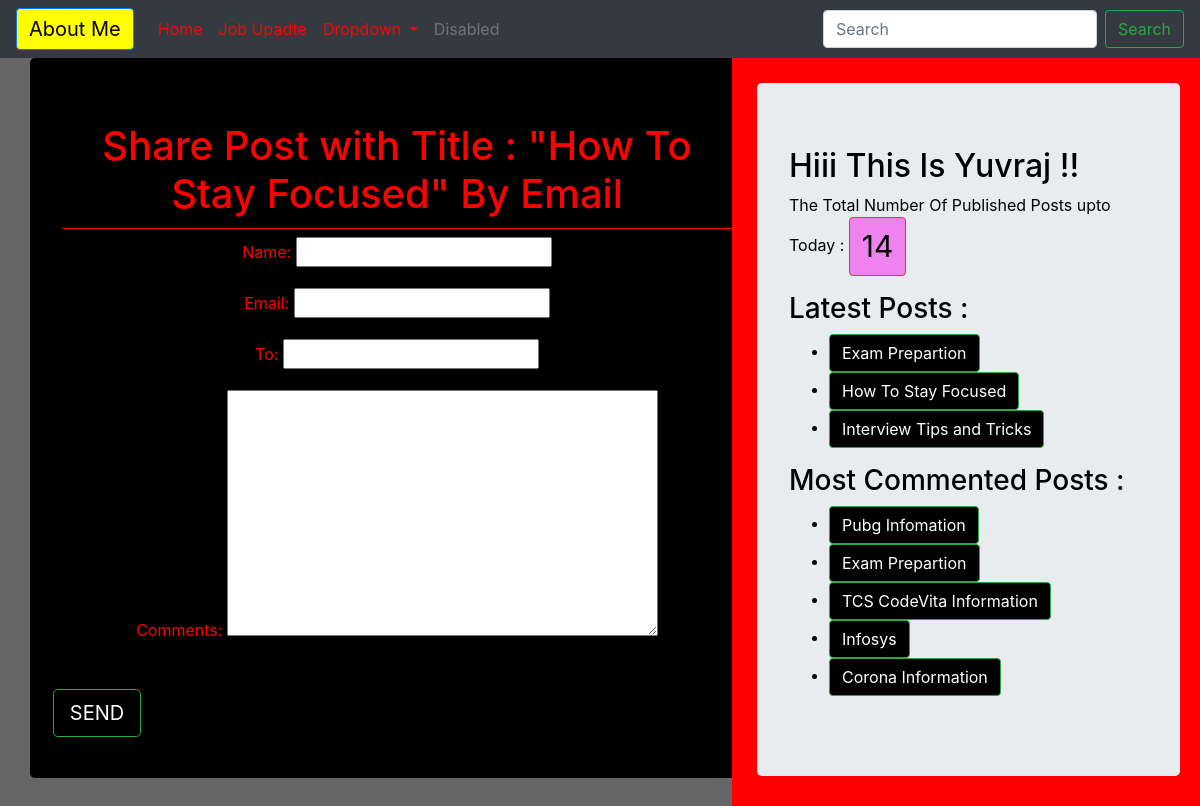
Screenshot of /13/share/ with the database file from the repository.
### blog/models.py (models this page shows, shortened)
class Post(models.Model):
    STATUS_CHOICE=(('draft','Draft'),('published','Published'))
    title=models.CharField(max_length=256)
    slug=models.SlugField(max_length=256,unique_for_date='publish')
    author=models.ForeignKey(User,related_name='blog_post',on_delete=models.CASCADE)
    body=models.TextField()
    publish=models.DateTimeField(default=timezone.now)
    created=models.DateTimeField(auto_now=True)
    updated=models.DateTimeField(auto_now=True)
    status=models.CharField(max_length=10,choices=STATUS_CHOICE,default='draft')
    objects=CustomManager()
    tags=TaggableManager()
    class Meta:
        ordering=('-publish',)
    def get_absolute_url(self):
        return reverse('post_detail',args=[self.publish.year,self.publish.strftime('%m'),
        self.publish.strftime('%d'),self.slug])

### blog/views.py (the view)
# urls.py: re_path('(?P<id>\d+)/share/$',views.mail_send_view),
def mail_send_view(request,id):
    post=get_object_or_404(Post,id=id,status='published')
    send=False
    if request.method=='POST':
        form=EmailSendForm(request.POST)
        if form.is_valid():
            cd=form.cleaned_data
            subject='{} {} recommands you to read "{}"'.format(cd['name'],cd['email'],post.title)
            post_url=request.build_absolute_uri(post.get_absolute_url())
            message='Read Post At : \n {} \n\n \'s Comments : \n {}'.format(post_url,cd['name'],cd['comments'])
            send_mail(subject,message,'yuvraj@blog.com',[cd['to']])
            send=True
    else:
        form=EmailSendForm
    return render(request,'blog/sharebyemail.html',{'form':form,'send':send,'post':post} )

### blog/models.py (called while the page is built)
    def get_queryset(self):
        return super().get_queryset().filter(status='published')

### blog/templatetags/blog_tags.py (called while the page is built)
@register.simple_tag(name='my_tag')
def total_post():
    return Post.objects.count()

@register.inclusion_tag('blog/latest_post.html')
def show_latest_posts():
    latest_post=Post.objects.order_by('-publish')[:3]
    return {'latest_post':latest_post}

@register.simple_tag
def get_most_commented_post(count=5):
    most_commented_post= Post.objects.annotate(total_comments=Count('comments')).order_by('-total_comments')[:count]
    return {'most_commented_post':most_commented_post}

### templates/blog/sharebyemail.html (shortened to what this page needs)
{%extends 'blog/base.html'%}
{%block content_block%}
{%if send%}
    <h1>Email Send SuccessFully</h1>
    <h2>Post with Title : {{post.title}} information Share By Email</h2>
{%else%}
  <center>
  <div class="jumbotron" id="emailtemplate">
    <h1>Share Post with Title : "{{post.title}}" By Email</h1>
    <form  method="post">
      {{form.as_p}}
      <input type="submit" class="btn btn-success btn-lg" value="SEND" id="sendmailbtn">
    </form>
  </div>
{%endif%}
</center>
{%endblock%}

### templates/blog/base.html (shortened to what this page needs)
<!DOCTYPE html>
{%load blog_tags%}
{%load static%}
<html lang="en" dir="ltr">
  <head>
    <link rel="stylesheet" href="https://stackpath.bootstrapcdn.com/bootstrap/4.4.1/css/bootstrap.min.css">
<link rel="stylesheet" href="{%static "/css/blog.css" %}">
  </head>
  <body>
  <nav class="navbar navbar-expand-lg navbar-primary bg-dark ">
  <a class="navbar-brand btn btn-primary" href="#">About Me</a>
  <div class="collapse navbar-collapse" id="navbarSupportedContent">
    <ul class="navbar-nav mr-auto">
      <li class="nav-item active">
        <a class="nav-link" href="#">Home <span class="sr-only">(current)</span></a>
      </li>
      <li class="nav-item">
        <a class="nav-link" href="#">Job Upadte</a>
      </li>
      <li class="nav-item dropdown">
        <a class="nav-link dropdown-toggle" href="#" id="navbarDropdown" role="button" data-toggle="dropdown" aria-haspopup="true" aria-expanded="false">
          Dropdown
        </a>
      </li>
      <li class="nav-item">
        <a class="nav-link disabled" href="#" tabindex="-1" aria-disabled="true">Disabled</a>
      </li>
    </ul>
    <form class="form-inline my-2 my-lg-0">
      <input class="form-control mr-sm-2" type="search" placeholder="Search" aria-label="Search">
      <button class="btn btn-outline-success my-2 my-sm-0" type="submit">Search</button>
    </form>
  </div>
</nav>
{%block sidebar%}
<div class="content">
  <div class="sidebar">
    <div class="jumbotron" >
   <h2>Hiii This Is Yuvraj !!</h2>
   <p>The Total Number Of Published Posts upto Today : <span id ='pcount' class="btn btn-danger">{%my_tag%}</span></p>
   <h3>Latest Posts :</h3>{%show_latest_posts%}
   <h3>Most Commented Posts :</h3>
<div class="Most_Commented_post">
   <ul>
     {%get_most_commented_post as most_commented_post%}
     {%for post in most_commented_post.most_commented_post %}
     <li > <a href="{{post.get_absolute_url}}" class="btn btn-success" id="Most_Commented_post">{{post.title}}</a></li>
     {%endfor%}
   </ul>
   </div>
   </div>
  </div>
{%endblock%}
{%block content_block%}
 {%endblock%}
</div>
  </body>
</html>

### templates/blog/latest_post.html
<ul>
  {%for post in latest_post%}
  <li><a href="{{post.get_absolute_url}} " class="btn btn-success"> {{post.title}}</a></li>
  {%endfor%}
</ul>

### static/css/blog.css (style rules this page uses)
.content { width:100%; height: auto; float:left; padding: 0 0 0 30px; background: #666666; color: white; }
.sidebar { width: 40%; float:right; padding:25px 20px 0px 25px; background: red; color: black; }
h1 { text-align: center; border-bottom: 1px solid red; padding-bottom: 10px; }
#pcount { color: black; background-color: violet; font-size: 30px; }
a { color: red; }
#emailtemplate { color: red; background-color: black }
#sendmailbtn { position: relative; top: 23px; left: -300px; color: white; text-align: 20px; text-decoration: none; display: inline-block; font-size: 20px; }
.btn-primary { background-color: yellow; color:black; font-style:italic, bold; }
.btn-success { background-color: black; color:white; font-style:italic, bold; }

### rows the page displays
Post: title "Exam Prepartion"
Post: title "How To Stay Focused"
Post: title "Interview Tips and Tricks"
Post: title "Pubg Infomation"
Post: title "TCS CodeVita Information"
Post: title "Infosys"
Post: title "Corona Information"
